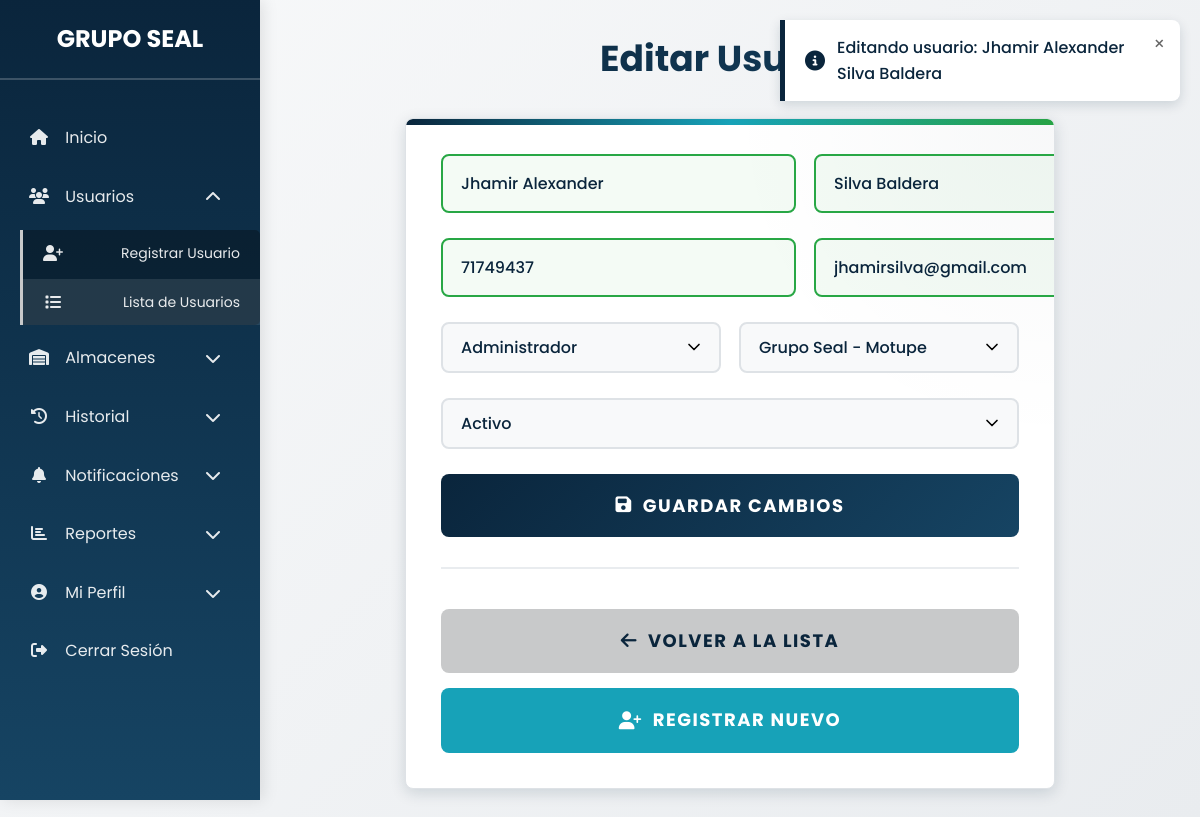
/usuarios/editar_usuario.php?id=8 (signed in), run on the app's committed database.
### tables this page shows
CREATE TABLE `usuarios` (
  `id` int(11) NOT NULL,
  `nombre` varchar(64) NOT NULL,
  `apellidos` varchar(100) NOT NULL,
  `dni` varchar(8) NOT NULL,
  `celular` varchar(15) NOT NULL,
  `direccion` varchar(255) DEFAULT NULL,
  `correo` varchar(100) NOT NULL,
  `contrasena` varchar(255) NOT NULL,
  `almacen_id` int(11) DEFAULT NULL,
  `rol` enum('admin','almacenero') NOT NULL,
  `estado` enum('activo','inactivo') DEFAULT 'activo',
  `fecha_registro` timestamp NOT NULL DEFAULT current_timestamp()
);

CREATE TABLE `almacenes` (
  `id` int(11) NOT NULL,
  `nombre` varchar(100) NOT NULL,
  `ubicacion` varchar(255) NOT NULL
);

### usuarios/editar_usuario.php (the view, shortened to what this page needs)
<?php
$usuario_rol = isset($_SESSION["user_role"]) ? $_SESSION["user_role"] : "usuario";
require_once "../config/database.php";
if (isset($_GET["id"])) {
    $id = (int) $_GET["id"];
    $stmt = $conn->prepare("SELECT nombre, apellidos, dni, correo, rol, estado, almacen_id FROM usuarios WHERE id = ?");
    $stmt->bind_param("i", $id);
    $stmt->execute();
    $result = $stmt->get_result();
    $usuario = $result->fetch_assoc();
} else {
    die("ID de usuario no válido.");
}
$almacenes = [];
$stmt = $conn->prepare("SELECT id, nombre FROM almacenes");
$stmt->execute();
$result = $stmt->get_result();
while ($row = $result->fetch_assoc()) {
    $almacenes[] = $row;
}
?>
<!DOCTYPE html>
<html lang="es">
<head>
    <link rel="stylesheet" href="https://cdnjs.cloudflare.com/ajax/libs/font-awesome/6.4.2/css/all.min.css">
    <link rel="stylesheet" href="../assets/css/listar-usuarios.css">
    <link rel="stylesheet" href="../assets/css/registrar-usuario-consistent.css">
</head>
<body>
<nav class="sidebar" id="sidebar" role="navigation" aria-label="Menú principal">
    <h2>GRUPO SEAL</h2>
    <ul>
        <li>
            <a href="../dashboard.php" aria-label="Ir a inicio">
                <span><i class="fas fa-home"></i> Inicio</span>
            </a>
        </li>
        <?php if ($usuario_rol == 'admin'): ?>
        <li class="submenu-container">
            <a href="#" aria-label="Menú Usuarios" aria-expanded="false" role="button" tabindex="0">
                <span><i class="fas fa-users"></i> Usuarios</span>
                <i class="fas fa-chevron-down"></i>
            </a>
            <ul class="submenu" role="menu">
                <li><a href="../usuarios/registrar.php" role="menuitem"><i class="fas fa-user-plus"></i> Registrar Usuario</a></li>
                <li><a href="../usuarios/listar.php" role="menuitem"><i class="fas fa-list"></i> Lista de Usuarios</a></li>
            </ul>
        </li>
        <?php endif; ?>
        <li class="submenu-container">
            <a href="#" aria-label="Menú Almacenes" aria-expanded="false" role="button" tabindex="0">
                <span><i class="fas fa-warehouse"></i> Almacenes</span>
                <i class="fas fa-chevron-down"></i>
            </a>
        </li>
        <li class="submenu-container">
            <a href="#" aria-label="Menú Historial" aria-expanded="false" role="button" tabindex="0">
                <span><i class="fas fa-history"></i> Historial</span>
                <i class="fas fa-chevron-down"></i>
            </a>
        </li>
        <li class="submenu-container">
            <a href="#" aria-label="Menú Notificaciones" aria-expanded="false" role="button" tabindex="0">
                <span>
                    <i class="fas fa-bell"></i> Notificaciones
                </span>
                <i class="fas fa-chevron-down"></i>
            </a>
        </li>
        <?php if ($usuario_rol == 'admin'): ?>
        <li class="submenu-container">
            <a href="#" aria-label="Menú Reportes" aria-expanded="false" role="button" tabindex="0">
                <span><i class="fas fa-chart-bar"></i> Reportes</span>
                <i class="fas fa-chevron-down"></i>
            </a>
        </li>
        <?php endif; ?>
        <li class="submenu-container">
            <a href="#" aria-label="Menú Perfil" aria-expanded="false" role="button" tabindex="0">
                <span><i class="fas fa-user-circle"></i> Mi Perfil</span>
                <i class="fas fa-chevron-down"></i>
            </a>
        </li>
        <li>
            <a href="#" onclick="manejarCerrarSesion(event)" aria-label="Cerrar sesión">
                <span><i class="fas fa-sign-out-alt"></i> Cerrar Sesión</span>
            </a>
        </li>
    </ul>
</nav>
<main class="content" id="main-content" role="main">
    <header>
        <h1>Editar Usuario</h1>
    </header>
    <div class="register-container">
        <form method="post" novalidate id="formEditarUsuario">
            <div class="form-group">
                <input type="text" name="nombre" placeholder="Nombre" value="<?= htmlspecialchars($usuario['nombre']) ?>" required aria-label="Nombre del usuario">
                <input type="text" name="apellidos" placeholder="Apellidos" value="<?= htmlspecialchars($usuario['apellidos']) ?>" required aria-label="Apellidos del usuario">
            </div>
            <div class="form-group">
                <input type="text" name="dni" placeholder="DNI" maxlength="8" value="<?= htmlspecialchars($usuario['dni']) ?>" required pattern="\d{8}" title="El DNI debe contener 8 dígitos" aria-label="DNI del usuario">
                <input type="email" name="correo" placeholder="Correo Electrónico" value="<?= htmlspecialchars($usuario['correo']) ?>" required aria-label="Correo electrónico">
            </div>
            <div class="form-group">
                <select name="rol" required aria-label="Rol del usuario">
                    <option value="admin" <?= $usuario['rol'] == 'admin' ? 'selected' : ''; ?>>Administrador</option>
                </select>
                <select name="almacen_id" aria-label="Almacén asignado">
                    <?php foreach ($almacenes as $almacen): ?>
                        <option value="<?= $almacen["id"] ?>" <?= ($usuario['almacen_id'] == $almacen["id"]) ? 'selected' : ''; ?>>
                            <?= htmlspecialchars($almacen["nombre"]) ?>
                        </option>
                    <?php endforeach; ?>
                </select>
            </div>
            <div class="form-group">
                <select name="estado" aria-label="Estado del usuario">
                    <option value="activo" <?= $usuario['estado'] == 'activo' ? 'selected' : ''; ?>>Activo</option>
                </select>
            </div>
            <button type="button" class="btn" onclick="manejarGuardarCambios()">
                <i class="fas fa-save"></i> Guardar Cambios
            </button>
        </form>
        <div style="text-align: center; margin-top: 30px; padding-top: 25px; border-top: 2px solid #e9ecef;">
            <a href="listar.php" class="btn" style="background: #c8c9ca; color: #0a253c; text-decoration: none; margin-right: 15px;">
                <i class="fas fa-arrow-left"></i> Volver a la Lista
            </a>
            <a href="registrar.php" class="btn" style="background: #17a2b8; color: white; text-decoration: none;">
                <i class="fas fa-user-plus"></i> Registrar Nuevo
            </a>
        </div>
    </div>
</main>
<div id="notificaciones-container" role="alert" aria-live="polite"></div>
</body>
</html>

### assets/css/listar-usuarios.css (style rules this page uses)
* { margin: 0; padding: 0; box-sizing: border-box; font-family: 'Poppins', sans-serif; }
:root { --list-primary: #0a253c; --list-secondary: #c8c9ca; --list-background: #ffffff; --list-surface: #f8f9fa; --list-success: #28a745; --list-warning: #ffc107; --list-danger: #dc3545; --list-info: #17a2b8; --list-text-light: #6c757d; --list-border: #dee2e6; --list-border-radius: 8px; --list-shadow: 0 2px 8px rgba(10, 37, 60, 0.1); --list-shadow-hover: 0 4px 15px rgba(10, 37, 60, 0.15); --list-transition: all 0.3s ease; }
body { background: linear-gradient(135deg, #f8f9fa 0%, #e9ecef 100%); color: var(--list-primary); line-height: 1.6; }
.sidebar { width: 260px; height: 100vh; background: linear-gradient(180deg, var(--list-primary) 0%, #164463 100%); color: var(--list-background); position: fixed; top: 0; left: 0; padding: 20px 0; transition: transform 0.3s ease; z-index: 999; box-shadow: 3px 0 15px rgba(0, 0, 0, 0.1); }
.sidebar h2 { text-align: center; margin-bottom: 30px; color: var(--list-background); font-weight: 700; font-size: 24px; padding: 0 20px 20px; border-bottom: 2px solid rgba(255, 255, 255, 0.2); }
.sidebar ul { list-style: none; padding: 0; }
.sidebar ul li { margin: 3px 0; }
.sidebar ul li a { display: flex; align-items: center; justify-content: space-between; padding: 15px 25px; color: rgba(255, 255, 255, 0.9); text-decoration: none; transition: var(--list-transition); border-left: 4px solid transparent; }
.sidebar ul li a i { margin-right: 12px; font-size: 16px; width: 20px; text-align: center; }
.submenu-container .submenu { display: none; background: rgba(0, 0, 0, 0.3); margin: 5px 0 5px 20px; border-left: 3px solid var(--list-secondary); border-radius: 0 5px 5px 0; }
.submenu-container .submenu.activo { display: block; animation: expandMenu 0.3s ease-out; }
.submenu-container .submenu li a { padding: 12px 20px; font-size: 14px; border-left: none; background: transparent; }
.submenu-container > a .fa-chevron-down { transition: transform 0.3s ease; }
.content { margin-left: 260px; padding: 30px; min-height: 100vh; transition: margin-left 0.3s ease; }
.content header { margin-bottom: 30px; text-align: center; }
.content header h1 { color: var(--list-primary); font-size: 36px; font-weight: 700; background: linear-gradient(135deg, var(--list-primary), #164463); -webkit-background-clip: text; -webkit-text-fill-color: transparent; background-clip: text; margin-bottom: 10px; }
#notificaciones-container { position: fixed; top: 20px; right: 20px; z-index: 1000; max-width: 400px; }
.sidebar ul li a[href*="listar.php"] { background: rgba(255, 255, 255, 0.1); border-left-color: var(--list-warning); }

### data on the page
usuarios: nombre "Jhamir Alexander", apellidos "Silva Baldera", dni "71749437", correo "jhamirsilva@gmail.com", rol "Administrador", almacen_id "Grupo Seal - Motupe", estado "Activo"
